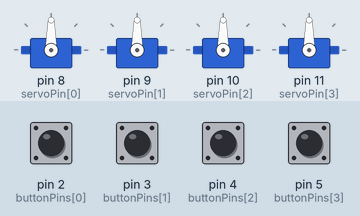
The sketch below on a simulated Arduino Uno, built with avr-gcc and run on an emulated ATmega328P. Parts: 4 × servo. The test bench sets the inputs (shaded band); at power-on: pin 2 (buttonPins[0]), pin 3 (buttonPins[1]), pin 4 (buttonPins[2]), pin 5 (buttonPins[3]) HIGH. What the sketch prints to the serial monitor is not drawn.

Above: at 1.2 s.
1.3 s: pin 2 (buttonPins[0]) pulled LOW for 0.15 s
At 2.7 s:
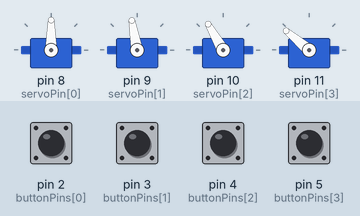
4.4 s: pin 3 (buttonPins[1]) pulled LOW for 0.15 s
At 6.9 s:
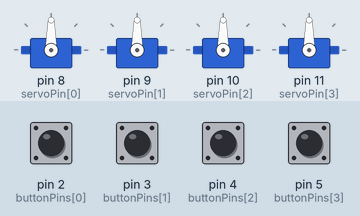
7.5 s: pin 4 (buttonPins[2]) pulled LOW for 0.15 s
At 8.7 s:
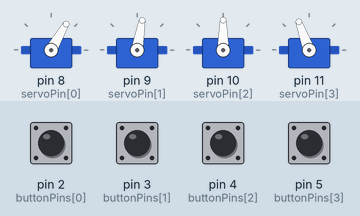
10.6 s: pin 5 (buttonPins[3]) pulled LOW for 0.15 s
At 11.1 s:
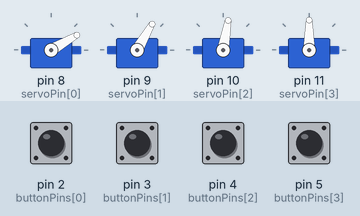
13.7 s: pin 5 (buttonPins[3]) pulled LOW for 1 s
At 16.4 s:
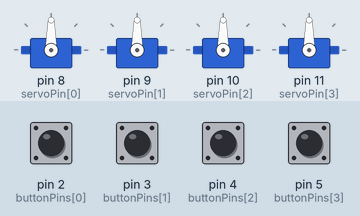
17.7 s: pin 2 (buttonPins[0]) pulled LOW for 1 s
At 19.1 s:
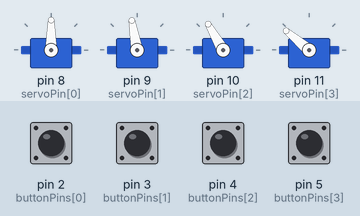
Timing chart, 0 to 21.3 s (numbered marks = the images above; inputs shaded):
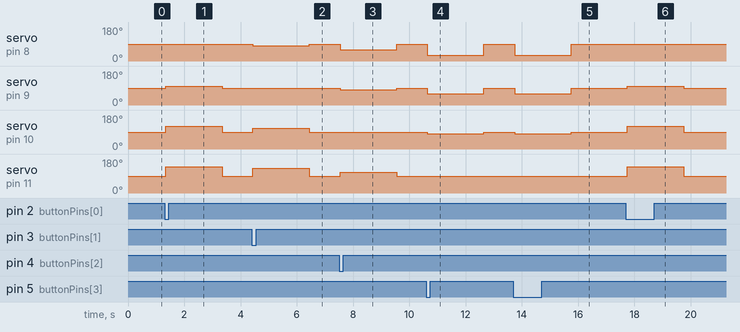

Measured:
- after the input at 1.3 s, servo on pin 9 (servoPin[1]): 90° → 100° at once, → 90° 2.0 s later; servo on pin 10 (servoPin[2]): 90° → 120° at once, → 90° 2.0 s later; servo on pin 11 (servoPin[3]): 90° → 140° at once, → 90° 2.0 s later
- after the input at 4.4 s, servo on pin 8 (servoPin[0]): 90° → 80° at once, → 90° 2.0 s later; servo on pin 10 (servoPin[2]): 90° → 110° at once, → 90° 2.0 s later; servo on pin 11 (servoPin[3]): 90° → 130° at once, → 90° 2.0 s later
- after the input at 7.5 s, servo on pin 8 (servoPin[0]): 90° → 60° at once, → 90° 2.0 s later; servo on pin 9 (servoPin[1]): 90° → 80° at once, → 90° 2.0 s later; servo on pin 11 (servoPin[3]): 90° → 110° at once, → 90° 2.0 s later
- after the input at 10.6 s, servo on pin 8 (servoPin[0]): 90° → 30° at once, → 90° 2.0 s later; servo on pin 9 (servoPin[1]): 90° → 60° at once, → 90° 2.0 s later; servo on pin 10 (servoPin[2]): 90° → 80° at once, → 90° 2.0 s later
- after the input at 13.7 s, servo on pin 8 (servoPin[0]): 90° → 30° at once, → 90° 2.0 s later; servo on pin 9 (servoPin[1]): 90° → 60° at once, → 90° 2.0 s later; servo on pin 10 (servoPin[2]): 90° → 80° at once, → 90° 2.0 s later
- after the input at 17.7 s, servo on pin 9 (servoPin[1]): 90° → 100° at once, → 90° 2.0 s later; servo on pin 10 (servoPin[2]): 90° → 120° at once, → 90° 2.0 s later; servo on pin 11 (servoPin[3]): 90° → 140° at once, → 90° 2.0 s later

The sketch:

lucky_cat_laser_servo.ino
```cpp
/*
 Cat Mid-Term
 Physical Computing
 8 November 2012

 Anke Stohlmann, Deborah Koo, Rachelle Milne, Stephen Faletti

 */

#include <Servo.h> //import servo library

const int numCats = 4;
const int btnCount = 4;

int buttonVal = 0;
int buttonState = 0;
int prevState = 0;

unsigned long resetCounter = 0;
const int resetTime = 2000; //reset to front, in milliseconds

unsigned long debounceTimer = 0;
const int debounceDelay = 50;

Servo servoCat[numCats];

int catTurnVal0[] = {
  90, 90, 90, 90};
int catTurnVal1[] = {
  90, 100, 120, 140};
int catTurnVal2[] = {
  80, 90, 110, 130};
int catTurnVal3[] = {
  60, 80, 90, 110};
int catTurnVal4[] = {
  30, 60, 80, 90};

const int buttonPins[] = {
  2,3,4,5
};
const int servoPin[] = {
  8, 9, 10, 11
};

void setup() {
  for (int i=0; i<btnCount; i++) {
    pinMode(buttonPins[i], INPUT_PULLUP); //set button pins as INPUT w/ internal pullup resistor
  }

  for (int i = 0; i < numCats; i++) { //setup servo pins
    servoCat[i].attach(servoPin[i]);
    servoCat[i].write(90);
  }

  Serial.begin(9600);
}

void loop() {
  for (int i=0; i<btnCount; i++) {
    if (digitalRead(buttonPins[i]) == LOW){
      buttonVal=i+1; //get reading from one of 4 pins. 0=no button.
      break; //if a button is pressed get on with life
    }
    else { //if no buttons are pressed
      buttonVal = 0;
    }
  }
  Serial.print("buttonVal: ");
  Serial.println(buttonVal);

  if(buttonState != buttonVal){
    buttonState = buttonVal; //set the buttonState to the current pressed button. Ignore if this button is already pressed
    Serial.print("buttonState: ");
    Serial.println(buttonState);
    if (buttonState > 0){
      resetCounter = millis(); //set reset counter in case no button is pressed after this
      if (buttonState != prevState){ // if the cats are already not looking at that button, or it's not held down
        turnCats(buttonState); //run the turn function
        Serial.println("buttonpressed");
        prevState = buttonState; //upate the current position
      }
    }
  }
  /*when no button has been pressed for the reset delay time
   also make sure that this does not run continuously while no button is pressed*/
  if (buttonState == 0 && (millis() - resetCounter) >= resetTime && prevState > 0){
    turnCats(0); //cats face front
    Serial.println("forward");
    prevState = 0; //update the current position
  }
}

void turnCats(int faceVal){
  switch(faceVal){
    case(0):
    servoSettings(catTurnVal0);
    break;
    case (1):
    servoSettings(catTurnVal1);
    break;
    case(2):
    servoSettings(catTurnVal2);
    break;
    case(3):
    servoSettings(catTurnVal3);
    break;
    case(4):
    servoSettings(catTurnVal4);
    break;
  }
  //TODO implement light function at end of turn. Need LED string
}

void servoSettings(int servoPos[]){
  for (int i=0; i<4; i++){
    servoCat[i].write(servoPos[i]);
  }
}
```
